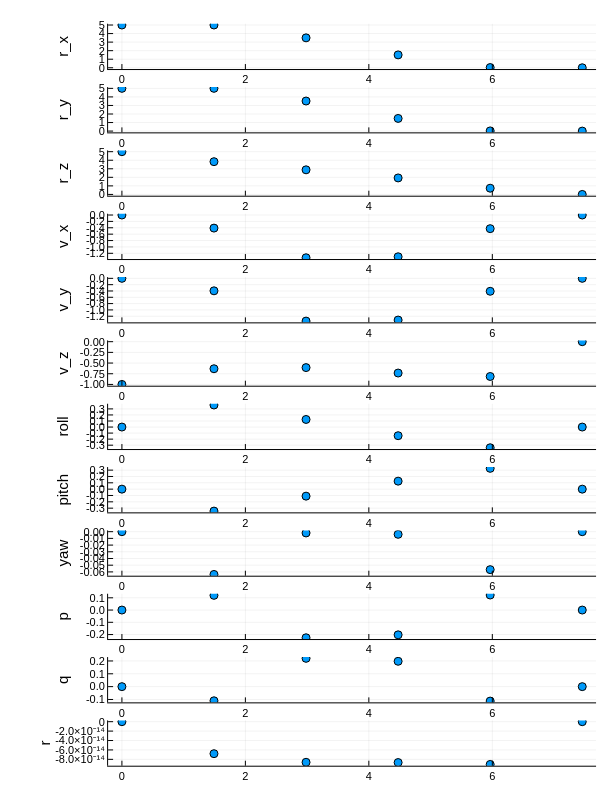

Notebook code for this chart:
### Code cell
t = ptr.solution.t
const1 = ptr.constraint[1]

# Create a 10-row layout (only 8 used)
plt = plot(layout = (12, 1), size=(600, 800))  # figsize in pixels

input_name_list = ["r_x","r_y","r_z","v_x","v_y","v_z","roll","pitch","yaw","p","q","r"]

for idx = 1:12
    # 1. Thrust
    plot!(plt[idx], t, ptr.solution.x[idx,:], seriestype=:scatter, label="", marker=:circle)
    ylabel!(plt[idx], input_name_list[idx])
end

display(plt)

### Figure 1 — Plotly figure (JSON) as saved in the notebook; plotly's stock layout.template omitted (floating-point values rounded to 4 significant figures)
{"data": [{"colorbar": {"len": 0.0596, "title": "", "x": 0.9934, "y": 0.9653}, "legendgroup": "", "marker": {"color": "rgba(0, 154, 250, 1.000)", "line": {"color": "rgba(0, 0, 0, 1.000)", "width": 1}, "size": 8, "symbol": "circle"}, "mode": "markers", "name": "", "showlegend": false, "type": "scatter", "x": [0, 1.491, 2.983, 4.474, 5.966, 7.457], "xaxis": "x1", "y": [5, 4.999, 3.5, 1.505, 0.02508, 1.234e-17], "yaxis": "y1"}, {"colorbar": {"len": 0.0596, "title": "", "x": 0.9934, "y": 0.8819}, "legendgroup": "", "marker": {"color": "rgba(0, 154, 250, 1.000)", "line": {"color": "rgba(0, 0, 0, 1.000)", "width": 1}, "size": 8, "symbol": "circle"}, "mode": "markers", "name": "", "showlegend": false, "type": "scatter", "x": [0, 1.491, 2.983, 4.474, 5.966, 7.457], "xaxis": "x2", "y": [5, 5.002, 3.52, 1.482, 0.0219, 0], "yaxis": "y2"}, {"colorbar": {"len": 0.0596, "title": "", "x": 0.9934, "y": 0.7986}, "legendgroup": "", "marker": {"color": "rgba(0, 154, 250, 1.000)", "line": {"color": "rgba(0, 0, 0, 1.000)", "width": 1}, "size": 8, "symbol": "circle"}, "mode": "markers", "name": "", "showlegend": false, "type": "scatter", "x": [0, 1.491, 2.983, 4.474, 5.966, 7.457], "xaxis": "x3", "y": [5, 3.831, 2.879, 1.929, 0.7277, 0], "yaxis": "y3"}, {"colorbar": {"len": 0.0596, "title": "", "x": 0.9934, "y": 0.7153}, "legendgroup": "", "marker": {"color": "rgba(0, 154, 250, 1.000)", "line": {"color": "rgba(0, 0, 0, 1.000)", "width": 1}, "size": 8, "symbol": "circle"}, "mode": "markers", "name": "", "showlegend": false, "type": "scatter", "x": [0, 1.491, 2.983, 4.474, 5.966, 7.457], "xaxis": "x4", "y": [0, -0.41, -1.339, -1.309, -0.427, 0], "yaxis": "y4"}, {"colorbar": {"len": 0.0596, "title": "", "x": 0.9934, "y": 0.6319}, "legendgroup": "", "marker": {"color": "rgba(0, 154, 250, 1.000)", "line": {"color": "rgba(0, 0, 0, 1.000)", "width": 1}, "size": 8, "symbol": "circle"}, "mode": "markers", "name": "", "showlegend": false, "type": "scatter", "x": [0, 1.491, 2.983, 4.474, 5.966, 7.457], "xaxis": "x5", "y": [0, -0.3948, -1.354, -1.322, -0.4101, 0], "yaxis": "y5"}, {"colorbar": {"len": 0.0596, "title": "", "x": 0.9934, "y": 0.5486}, "legendgroup": "", "marker": {"color": "rgba(0, 154, 250, 1.000)", "line": {"color": "rgba(0, 0, 0, 1.000)", "width": 1}, "size": 8, "symbol": "circle"}, "mode": "markers", "name": "", "showlegend": false, "type": "scatter", "x": [0, 1.491, 2.983, 4.474, 5.966, 7.457], "xaxis": "x6", "y": [-1, -0.6332, -0.6062, -0.7337, -0.8143, 0], "yaxis": "y6"}, {"colorbar": {"len": 0.0596, "title": "", "x": 0.9934, "y": 0.4653}, "legendgroup": "", "marker": {"color": "rgba(0, 154, 250, 1.000)", "line": {"color": "rgba(0, 0, 0, 1.000)", "width": 1}, "size": 8, "symbol": "circle"}, "mode": "markers", "name": "", "showlegend": false, "type": "scatter", "x": [0, 1.491, 2.983, 4.474, 5.966, 7.457], "xaxis": "x7", "y": [0, 0.364, 0.1253, -0.1431, -0.3424, 0], "yaxis": "y7"}, {"colorbar": {"len": 0.0596, "title": "", "x": 0.9934, "y": 0.3819}, "legendgroup": "", "marker": {"color": "rgba(0, 154, 250, 1.000)", "line": {"color": "rgba(0, 0, 0, 1.000)", "width": 1}, "size": 8, "symbol": "circle"}, "mode": "markers", "name": "", "showlegend": false, "type": "scatter", "x": [0, 1.491, 2.983, 4.474, 5.966, 7.457], "xaxis": "x8", "y": [0, -0.3462, -0.1105, 0.1263, 0.328, 0], "yaxis": "y8"}, {"colorbar": {"len": 0.0596, "title": "", "x": 0.9934, "y": 0.2986}, "legendgroup": "", "marker": {"color": "rgba(0, 154, 250, 1.000)", "line": {"color": "rgba(0, 0, 0, 1.000)", "width": 1}, "size": 8, "symbol": "circle"}, "mode": "markers", "name": "", "showlegend": false, "type": "scatter", "x": [0, 1.491, 2.983, 4.474, 5.966, 7.457], "xaxis": "x9", "y": [0, -0.06376, -0.001898, -0.003927, -0.05662, 0], "yaxis": "y9"}, {"colorbar": {"len": 0.0596, "title": "", "x": 0.9934, "y": 0.2153}, "legendgroup": "", "marker": {"color": "rgba(0, 154, 250, 1.000)", "line": {"color": "rgba(0, 0, 0, 1.000)", "width": 1}, "size": 8, "symbol": "circle"}, "mode": "markers", "name": "", "showlegend": false, "type": "scatter", "x": [0, 1.491, 2.983, 4.474, 5.966, 7.457], "xaxis": "x10", "y": [0, 0.1198, -0.2261, -0.2023, 0.1227, 0], "yaxis": "y10"}, {"colorbar": {"len": 0.0596, "title": "", "x": 0.9934, "y": 0.1319}, "legendgroup": "", "marker": {"color": "rgba(0, 154, 250, 1.000)", "line": {"color": "rgba(0, 0, 0, 1.000)", "width": 1}, "size": 8, "symbol": "circle"}, "mode": "markers", "name": "", "showlegend": false, "type": "scatter", "x": [0, 1.491, 2.983, 4.474, 5.966, 7.457], "xaxis": "x11", "y": [0, -0.1103, 0.2203, 0.1974, -0.1126, 0], "yaxis": "y11"}, {"colorbar": {"len": 0.0596, "title": "", "x": 0.9934, "y": 0.04861}, "legendgroup": "", "marker": {"color": "rgba(0, 154, 250, 1.000)", "line": {"color": "rgba(0, 0, 0, 1.000)", "width": 1}, "size": 8, "symbol": "circle"}, "mode": "markers", "name": "", "showlegend": false, "type": "scatter", "x": [0, 1.491, 2.983, 4.474, 5.966, 7.457], "xaxis": "x12", "y": [0, -6.795e-14, -8.625e-14, -8.675e-14, -9.077e-14, 0], "yaxis": "y12"}], "layout": {"annotations": [], "height": 800, "legend": {"bgcolor": "rgba(255, 255, 255, 1.000)", "bordercolor": "rgba(0, 0, 0, 1.000)", "borderwidth": 1, "font": {"color": "rgba(0, 0, 0, 1.000)", "family": "sans-serif", "size": 11}, "title": {"font": {"color": "rgba(0, 0, 0, 1.000)", "family": "sans-serif", "size": 15}, "text": ""}, "tracegroupgap": 0, "traceorder": "normal", "x": 1, "xanchor": "auto", "y": 1, "yanchor": "auto"}, "margin": {"b": 20, "l": 0, "r": 0, "t": 20}, "paper_bgcolor": "rgba(255, 255, 255, 1.000)", "plot_bgcolor": "rgba(255, 255, 255, 1.000)", "showlegend": true, "width": 600, "xaxis1": {"anchor": "y1", "domain": [0.1802, 0.9934], "gridcolor": "rgba(0, 0, 0, 0.100)", "gridwidth": 0.5, "linecolor": "rgba(0, 0, 0, 1.000)", "mirror": false, "range": [-0.2237, 7.681], "showgrid": true, "showline": true, "showticklabels": true, "tickangle": 0, "tickcolor": "rgb(0, 0, 0)", "tickfont": {"color": "rgba(0, 0, 0, 1.000)", "family": "sans-serif", "size": 11}, "tickmode": "array", "ticks": "inside", "ticktext": ["0", "2", "4", "6"], "tickvals": [0, 2, 4, 6], "title": "", "titlefont": {"color": "rgba(0, 0, 0, 1.000)", "family": "sans-serif", "size": 15}, "type": "-", "visible": true, "zeroline": false, "zerolinecolor": "rgba(0, 0, 0, 1.000)"}, "xaxis10": {"anchor": "y10", "domain": [0.1802, 0.9934], "gridcolor": "rgba(0, 0, 0, 0.100)", "gridwidth": 0.5, "linecolor": "rgba(0, 0, 0, 1.000)", "mirror": false, "range": [-0.2237, 7.681], "showgrid": true, "showline": true, "showticklabels": true, "tickangle": 0, "tickcolor": "rgb(0, 0, 0)", "tickfont": {"color": "rgba(0, 0, 0, 1.000)", "family": "sans-serif", "size": 11}, "tickmode": "array", "ticks": "inside", "ticktext": ["0", "2", "4", "6"], "tickvals": [0, 2, 4, 6], "title": "", "titlefont": {"color": "rgba(0, 0, 0, 1.000)", "family": "sans-serif", "size": 15}, "type": "-", "visible": true, "zeroline": false, "zerolinecolor": "rgba(0, 0, 0, 1.000)"}, "xaxis11": {"anchor": "y11", "domain": [0.1802, 0.9934], "gridcolor": "rgba(0, 0, 0, 0.100)", "gridwidth": 0.5, "linecolor": "rgba(0, 0, 0, 1.000)", "mirror": false, "range": [-0.2237, 7.681], "showgrid": true, "showline": true, "showticklabels": true, "tickangle": 0, "tickcolor": "rgb(0, 0, 0)", "tickfont": {"color": "rgba(0, 0, 0, 1.000)", "family": "sans-serif", "size": 11}, "tickmode": "array", "ticks": "inside", "ticktext": ["0", "2", "4", "6"], "tickvals": [0, 2, 4, 6], "title": "", "titlefont": {"color": "rgba(0, 0, 0, 1.000)", "family": "sans-serif", "size": 15}, "type": "-", "visible": true, "zeroline": false, "zerolinecolor": "rgba(0, 0, 0, 1.000)"}, "xaxis12": {"anchor": "y12", "domain": [0.1802, 0.9934], "gridcolor": "rgba(0, 0, 0, 0.100)", "gridwidth": 0.5, "linecolor": "rgba(0, 0, 0, 1.000)", "mirror": false, "range": [-0.2237, 7.681], "showgrid": true, "showline": true, "showticklabels": true, "tickangle": 0, "tickcolor": "rgb(0, 0, 0)", "tickfont": {"color": "rgba(0, 0, 0, 1.000)", "family": "sans-serif", "size": 11}, "tickmode": "array", "ticks": "inside", "ticktext": ["0", "2", "4", "6"], "tickvals": [0, 2, 4, 6], "title": "", "titlefont": {"color": "rgba(0, 0, 0, 1.000)", "family": "sans-serif", "size": 15}, "type": "-", "visible": true, "zeroline": false, "zerolinecolor": "rgba(0, 0, 0, 1.000)"}, "xaxis2": {"anchor": "y2", "domain": [0.1802, 0.9934], "gridcolor": "rgba(0, 0, 0, 0.100)", "gridwidth": 0.5, "linecolor": "rgba(0, 0, 0, 1.000)", "mirror": false, "range": [-0.2237, 7.681], "showgrid": true, "showline": true, "showticklabels": true, "tickangle": 0, "tickcolor": "rgb(0, 0, 0)", "tickfont": {"color": "rgba(0, 0, 0, 1.000)", "family": "sans-serif", "size": 11}, "tickmode": "array", "ticks": "inside", "ticktext": ["0", "2", "4", "6"], "tickvals": [0, 2, 4, 6], "title": "", "titlefont": {"color": "rgba(0, 0, 0, 1.000)", "family": "sans-serif", "size": 15}, "type": "-", "visible": true, "zeroline": false, "zerolinecolor": "rgba(0, 0, 0, 1.000)"}, "xaxis3": {"anchor": "y3", "domain": [0.1802, 0.9934], "gridcolor": "rgba(0, 0, 0, 0.100)", "gridwidth": 0.5, "linecolor": "rgba(0, 0, 0, 1.000)", "mirror": false, "range": [-0.2237, 7.681], "showgrid": true, "showline": true, "showticklabels": true, "tickangle": 0, "tickcolor": "rgb(0, 0, 0)", "tickfont": {"color": "rgba(0, 0, 0, 1.000)", "family": "sans-serif", "size": 11}, "tickmode": "array", "ticks": "inside", "ticktext": ["0", "2", "4", "6"], "tickvals": [0, 2, 4, 6], "title": "", "titlefont": {"color": "rgba(0, 0, 0, 1.000)", "family": "sans-serif", "size": 15}, "type": "-", "visible": true, "zeroline": false, "zerolinecolor": "rgba(0, 0, 0, 1.000)"}, "xaxis4": {"anchor": "y4", "domain": [0.1802, 0.9934], "gridcolor": "rgba(0, 0, 0, 0.100)", "gridwidth": 0.5, "linecolor": "rgba(0, 0, 0, 1.000)", "mirror": false, "range": [-0.2237, 7.681], "showgrid": true, "showline": true, "showticklabels": true, "tickangle": 0, "tickcolor": "rgb(0, 0, 0)", "tickfont": {"color": "rgba(0, 0, 0, 1.000)", "family": "sans-serif", "size": 11}, "tickmode": "array", "ticks": "inside", "ticktext": ["0", "2", "4", "6"], "tickvals": [0, 2, 4, 6], "title": "", "titlefont": {"color": "rgba(0, 0, 0, 1.000)", "family": "sans-serif", "size": 15}, "type": "-", "visible": true, "zeroline": false, "zerolinecolor": "rgba(0, 0, 0, 1.000)"}, "xaxis5": {"anchor": "y5", "domain": [0.1802, 0.9934], "gridcolor": "rgba(0, 0, 0, 0.100)", "gridwidth": 0.5, "linecolor": "rgba(0, 0, 0, 1.000)", "mirror": false, "range": [-0.2237, 7.681], "showgrid": true, "showline": true, "showticklabels": true, "tickangle": 0, "tickcolor": "rgb(0, 0, 0)", "tickfont": {"color": "rgba(0, 0, 0, 1.000)", "family": "sans-serif", "size": 11}, "tickmode": "array", "ticks": "inside", "ticktext": ["0", "2", "4", "6"], "tickvals": [0, 2, 4, 6], "title": "", "titlefont": {"color": "rgba(0, 0, 0, 1.000)", "family": "sans-serif", "size": 15}, "type": "-", "visible": true, "zeroline": false, "zerolinecolor": "rgba(0, 0, 0, 1.000)"}, "xaxis6": {"anchor": "y6", "domain": [0.1802, 0.9934], "gridcolor": "rgba(0, 0, 0, 0.100)", "gridwidth": 0.5, "linecolor": "rgba(0, 0, 0, 1.000)", "mirror": false, "range": [-0.2237, 7.681], "showgrid": true, "showline": true, "showticklabels": true, "tickangle": 0, "tickcolor": "rgb(0, 0, 0)", "tickfont": {"color": "rgba(0, 0, 0, 1.000)", "family": "sans-serif", "size": 11}, "tickmode": "array", "ticks": "inside", "ticktext": ["0", "2", "4", "6"], "tickvals": [0, 2, 4, 6], "title": "", "titlefont": {"color": "rgba(0, 0, 0, 1.000)", "family": "sans-serif", "size": 15}, "type": "-", "visible": true, "zeroline": false, "zerolinecolor": "rgba(0, 0, 0, 1.000)"}, "xaxis7": {"anchor": "y7", "domain": [0.1802, 0.9934], "gridcolor": "rgba(0, 0, 0, 0.100)", "gridwidth": 0.5, "linecolor": "rgba(0, 0, 0, 1.000)", "mirror": false, "range": [-0.2237, 7.681], "showgrid": true, "showline": true, "showticklabels": true, "tickangle": 0, "tickcolor": "rgb(0, 0, 0)", "tickfont": {"color": "rgba(0, 0, 0, 1.000)", "family": "sans-serif", "size": 11}, "tickmode": "array", "ticks": "inside", "ticktext": ["0", "2", "4", "6"], "tickvals": [0, 2, 4, 6], "title": "", "titlefont": {"color": "rgba(0, 0, 0, 1.000)", "family": "sans-serif", "size": 15}, "type": "-", "visible": true, "zeroline": false, "zerolinecolor": "rgba(0, 0, 0, 1.000)"}, "xaxis8": {"anchor": "y8", "domain": [0.1802, 0.9934], "gridcolor": "rgba(0, 0, 0, 0.100)", "gridwidth": 0.5, "linecolor": "rgba(0, 0, 0, 1.000)", "mirror": false, "range": [-0.2237, 7.681], "showgrid": true, "showline": true, "showticklabels": true, "tickangle": 0, "tickcolor": "rgb(0, 0, 0)", "tickfont": {"color": "rgba(0, 0, 0, 1.000)", "family": "sans-serif", "size": 11}, "tickmode": "array", "ticks": "inside", "ticktext": ["0", "2", "4", "6"], "tickvals": [0, 2, 4, 6], "title": "", "titlefont": {"color": "rgba(0, 0, 0, 1.000)", "family": "sans-serif", "size": 15}, "type": "-", "visible": true, "zeroline": false, "zerolinecolor": "rgba(0, 0, 0, 1.000)"}, "xaxis9": {"anchor": "y9", "domain": [0.1802, 0.9934], "gridcolor": "rgba(0, 0, 0, 0.100)", "gridwidth": 0.5, "linecolor": "rgba(0, 0, 0, 1.000)", "mirror": false, "range": [-0.2237, 7.681], "showgrid": true, "showline": true, "showticklabels": true, "tickangle": 0, "tickcolor": "rgb(0, 0, 0)", "tickfont": {"color": "rgba(0, 0, 0, 1.000)", "family": "sans-serif", "size": 11}, "tickmode": "array", "ticks": "inside", "ticktext": ["0", "2", "4", "6"], "tickvals": [0, 2, 4, 6], "title": "", "titlefont": {"color": "rgba(0, 0, 0, 1.000)", "family": "sans-serif", "size": 15}, "type": "-", "visible": true, "zeroline": false, "zerolinecolor": "rgba(0, 0, 0, 1.000)"}, "yaxis1": {"anchor": "x1", "domain": [0.9355, 0.9951], "gridcolor": "rgba(0, 0, 0, 0.100)", "gridwidth": 0.5, "linecolor": "rgba(0, 0, 0, 1.000)", "mirror": false, "range": [-0.15, 5.15], "showgrid": true, "showline": true, "showticklabels": true, "tickangle": 0, "tickcolor": "rgb(0, 0, 0)", "tickfont": {"color": "rgba(0, 0, 0, 1.000)", "family": "sans-serif", "size": 11}, "tickmode": "array", "ticks": "inside", "ticktext": ["0", "1", "2", "3", "4", "5"], "tickvals": [0, 1, 2, 3, 4, 5], "title": "r_x", "titlefont": {"color": "rgba(0, 0, 0, 1.000)", "family": "sans-serif", "size": 15}, "type": "-", "visible": true, "zeroline": false, "zerolinecolor": "rgba(0, 0, 0, 1.000)"}, "yaxis10": {"anchor": "x10", "domain": [0.1855, 0.2451], "gridcolor": "rgba(0, 0, 0, 0.100)", "gridwidth": 0.5, "linecolor": "rgba(0, 0, 0, 1.000)", "mirror": false, "range": [-0.2366, 0.1331], "showgrid": true, "showline": true, "showticklabels": true, "tickangle": 0, "tickcolor": "rgb(0, 0, 0)", "tickfont": {"color": "rgba(0, 0, 0, 1.000)", "family": "sans-serif", "size": 11}, "tickmode": "array", "ticks": "inside", "ticktext": ["-0.2", "-0.1", "0.0", "0.1"], "tickvals": [-0.2, -0.1, 0, 0.1], "title": "p", "titlefont": {"color": "rgba(0, 0, 0, 1.000)", "family": "sans-serif", "size": 15}, "type": "-", "visible": true, "zeroline": false, "zerolinecolor": "rgba(0, 0, 0, 1.000)"}, "yaxis11": {"anchor": "x11", "domain": [0.1021, 0.1617], "gridcolor": "rgba(0, 0, 0, 0.100)", "gridwidth": 0.5, "linecolor": "rgba(0, 0, 0, 1.000)", "mirror": false, "range": [-0.1225, 0.2303], "showgrid": true, "showline": true, "showticklabels": true, "tickangle": 0, "tickcolor": "rgb(0, 0, 0)", "tickfont": {"color": "rgba(0, 0, 0, 1.000)", "family": "sans-serif", "size": 11}, "tickmode": "array", "ticks": "inside", "ticktext": ["-0.1", "0.0", "0.1", "0.2"], "tickvals": [-0.1, 0, 0.1, 0.2], "title": "q", "titlefont": {"color": "rgba(0, 0, 0, 1.000)", "family": "sans-serif", "size": 15}, "type": "-", "visible": true, "zeroline": false, "zerolinecolor": "rgba(0, 0, 0, 1.000)"}, "yaxis12": {"anchor": "x12", "domain": [0.01881, 0.07841], "gridcolor": "rgba(0, 0, 0, 0.100)", "gridwidth": 0.5, "linecolor": "rgba(0, 0, 0, 1.000)", "mirror": false, "range": [-9.349e-14, 2.723e-15], "showgrid": true, "showline": true, "showticklabels": true, "tickangle": 0, "tickcolor": "rgb(0, 0, 0)", "tickfont": {"color": "rgba(0, 0, 0, 1.000)", "family": "sans-serif", "size": 11}, "tickmode": "array", "ticks": "inside", "ticktext": ["-8.0×10⁻¹⁴", "-6.0×10⁻¹⁴", "-4.0×10⁻¹⁴", "-2.0×10⁻¹⁴", "0"], "tickvals": [-8e-14, -6e-14, -4e-14, -2e-14, 0], "title": "r", "titlefont": {"color": "rgba(0, 0, 0, 1.000)", "family": "sans-serif", "size": 15}, "type": "-", "visible": true, "zeroline": false, "zerolinecolor": "rgba(0, 0, 0, 1.000)"}, "yaxis2": {"anchor": "x2", "domain": [0.8521, 0.9117], "gridcolor": "rgba(0, 0, 0, 0.100)", "gridwidth": 0.5, "linecolor": "rgba(0, 0, 0, 1.000)", "mirror": false, "range": [-0.1501, 5.152], "showgrid": true, "showline": true, "showticklabels": true, "tickangle": 0, "tickcolor": "rgb(0, 0, 0)", "tickfont": {"color": "rgba(0, 0, 0, 1.000)", "family": "sans-serif", "size": 11}, "tickmode": "array", "ticks": "inside", "ticktext": ["0", "1", "2", "3", "4", "5"], "tickvals": [0, 1, 2, 3, 4, 5], "title": "r_y", "titlefont": {"color": "rgba(0, 0, 0, 1.000)", "family": "sans-serif", "size": 15}, "type": "-", "visible": true, "zeroline": false, "zerolinecolor": "rgba(0, 0, 0, 1.000)"}, "yaxis3": {"anchor": "x3", "domain": [0.7688, 0.8284], "gridcolor": "rgba(0, 0, 0, 0.100)", "gridwidth": 0.5, "linecolor": "rgba(0, 0, 0, 1.000)", "mirror": false, "range": [-0.15, 5.15], "showgrid": true, "showline": true, "showticklabels": true, "tickangle": 0, "tickcolor": "rgb(0, 0, 0)", "tickfont": {"color": "rgba(0, 0, 0, 1.000)", "family": "sans-serif", "size": 11}, "tickmode": "array", "ticks": "inside", "ticktext": ["0", "1", "2", "3", "4", "5"], "tickvals": [0, 1, 2, 3, 4, 5], "title": "r_z", "titlefont": {"color": "rgba(0, 0, 0, 1.000)", "family": "sans-serif", "size": 15}, "type": "-", "visible": true, "zeroline": false, "zerolinecolor": "rgba(0, 0, 0, 1.000)"}, "yaxis4": {"anchor": "x4", "domain": [0.6855, 0.7451], "gridcolor": "rgba(0, 0, 0, 0.100)", "gridwidth": 0.5, "linecolor": "rgba(0, 0, 0, 1.000)", "mirror": false, "range": [-1.38, 0.04018], "showgrid": true, "showline": true, "showticklabels": true, "tickangle": 0, "tickcolor": "rgb(0, 0, 0)", "tickfont": {"color": "rgba(0, 0, 0, 1.000)", "family": "sans-serif", "size": 11}, "tickmode": "array", "ticks": "inside", "ticktext": ["-1.2", "-1.0", "-0.8", "-0.6", "-0.4", "-0.2", "0.0"], "tickvals": [-1.2, -1, -0.8, -0.6, -0.4, -0.2, 0], "title": "v_x", "titlefont": {"color": "rgba(0, 0, 0, 1.000)", "family": "sans-serif", "size": 15}, "type": "-", "visible": true, "zeroline": false, "zerolinecolor": "rgba(0, 0, 0, 1.000)"}, "yaxis5": {"anchor": "x5", "domain": [0.6021, 0.6617], "gridcolor": "rgba(0, 0, 0, 0.100)", "gridwidth": 0.5, "linecolor": "rgba(0, 0, 0, 1.000)", "mirror": false, "range": [-1.395, 0.04063], "showgrid": true, "showline": true, "showticklabels": true, "tickangle": 0, "tickcolor": "rgb(0, 0, 0)", "tickfont": {"color": "rgba(0, 0, 0, 1.000)", "family": "sans-serif", "size": 11}, "tickmode": "array", "ticks": "inside", "ticktext": ["-1.2", "-1.0", "-0.8", "-0.6", "-0.4", "-0.2", "0.0"], "tickvals": [-1.2, -1, -0.8, -0.6, -0.4, -0.2, 0], "title": "v_y", "titlefont": {"color": "rgba(0, 0, 0, 1.000)", "family": "sans-serif", "size": 15}, "type": "-", "visible": true, "zeroline": false, "zerolinecolor": "rgba(0, 0, 0, 1.000)"}, "yaxis6": {"anchor": "x6", "domain": [0.5188, 0.5784], "gridcolor": "rgba(0, 0, 0, 0.100)", "gridwidth": 0.5, "linecolor": "rgba(0, 0, 0, 1.000)", "mirror": false, "range": [-1.03, 0.03], "showgrid": true, "showline": true, "showticklabels": true, "tickangle": 0, "tickcolor": "rgb(0, 0, 0)", "tickfont": {"color": "rgba(0, 0, 0, 1.000)", "family": "sans-serif", "size": 11}, "tickmode": "array", "ticks": "inside", "ticktext": ["-1.00", "-0.75", "-0.50", "-0.25", "0.00"], "tickvals": [-1, -0.75, -0.5, -0.25, 0], "title": "v_z", "titlefont": {"color": "rgba(0, 0, 0, 1.000)", "family": "sans-serif", "size": 15}, "type": "-", "visible": true, "zeroline": false, "zerolinecolor": "rgba(0, 0, 0, 1.000)"}, "yaxis7": {"anchor": "x7", "domain": [0.4355, 0.4951], "gridcolor": "rgba(0, 0, 0, 0.100)", "gridwidth": 0.5, "linecolor": "rgba(0, 0, 0, 1.000)", "mirror": false, "range": [-0.3635, 0.3852], "showgrid": true, "showline": true, "showticklabels": true, "tickangle": 0, "tickcolor": "rgb(0, 0, 0)", "tickfont": {"color": "rgba(0, 0, 0, 1.000)", "family": "sans-serif", "size": 11}, "tickmode": "array", "ticks": "inside", "ticktext": ["-0.3", "-0.2", "-0.1", "0.0", "0.1", "0.2", "0.3"], "tickvals": [-0.3, -0.2, -0.1, 0, 0.1, 0.2, 0.3], "title": "roll", "titlefont": {"color": "rgba(0, 0, 0, 1.000)", "family": "sans-serif", "size": 15}, "type": "-", "visible": true, "zeroline": false, "zerolinecolor": "rgba(0, 0, 0, 1.000)"}, "yaxis8": {"anchor": "x8", "domain": [0.3521, 0.4117], "gridcolor": "rgba(0, 0, 0, 0.100)", "gridwidth": 0.5, "linecolor": "rgba(0, 0, 0, 1.000)", "mirror": false, "range": [-0.3665, 0.3483], "showgrid": true, "showline": true, "showticklabels": true, "tickangle": 0, "tickcolor": "rgb(0, 0, 0)", "tickfont": {"color": "rgba(0, 0, 0, 1.000)", "family": "sans-serif", "size": 11}, "tickmode": "array", "ticks": "inside", "ticktext": ["-0.3", "-0.2", "-0.1", "0.0", "0.1", "0.2", "0.3"], "tickvals": [-0.3, -0.2, -0.1, 0, 0.1, 0.2, 0.3], "title": "pitch", "titlefont": {"color": "rgba(0, 0, 0, 1.000)", "family": "sans-serif", "size": 15}, "type": "-", "visible": true, "zeroline": false, "zerolinecolor": "rgba(0, 0, 0, 1.000)"}, "yaxis9": {"anchor": "x9", "domain": [0.2688, 0.3284], "gridcolor": "rgba(0, 0, 0, 0.100)", "gridwidth": 0.5, "linecolor": "rgba(0, 0, 0, 1.000)", "mirror": false, "range": [-0.06567, 0.001913], "showgrid": true, "showline": true, "showticklabels": true, "tickangle": 0, "tickcolor": "rgb(0, 0, 0)", "tickfont": {"color": "rgba(0, 0, 0, 1.000)", "family": "sans-serif", "size": 11}, "tickmode": "array", "ticks": "inside", "ticktext": ["-0.06", "-0.05", "-0.04", "-0.03", "-0.02", "-0.01", "0.00"], "tickvals": [-0.06, -0.05, -0.04, -0.03, -0.02, -0.01, 0], "title": "yaw", "titlefont": {"color": "rgba(0, 0, 0, 1.000)", "family": "sans-serif", "size": 15}, "type": "-", "visible": true, "zeroline": false, "zerolinecolor": "rgba(0, 0, 0, 1.000)"}}}
